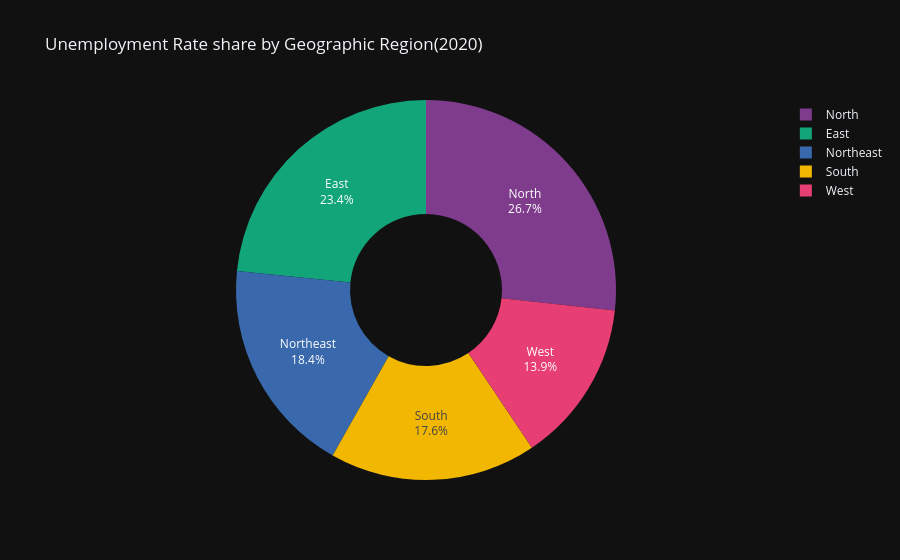

Notebook code cell kept with this figure:
### Markdown cell above
## 14. Region wise analysis (Dataset-2 Geographic)

### Code cell
region_avg=df2.groupby('Region')['Unemployment_Rate'].mean().reset_index()

fig=px.pie(
    region_avg, names='Region', values='Unemployment_Rate',
    title='Unemployment Rate share by Geographic Region(2020)',
    color_discrete_sequence=px.colors.qualitative.Bold,
    template='plotly_dark',
    hole=0.4
)
fig.update_traces(textinfo='label+percent')
fig.show()

### Figure 1 — Plotly figure (JSON) as saved in the notebook; plotly's stock layout.template omitted (floating-point values rounded to 4 significant figures)
{"data": [{"domain": {"x": [0, 1], "y": [0, 1]}, "hole": 0.4, "hovertemplate": "Region=%{label}<br>Unemployment_Rate=%{value}<extra></extra>", "labels": ["East", "North", "Northeast", "South", "West"], "legendgroup": "", "name": "", "showlegend": true, "textinfo": "label+percent", "type": "pie", "values": [13.92, 15.89, 10.95, 10.45, 8.239]}], "layout": {"autosize": true, "legend": {"tracegroupgap": 0}, "piecolorway": ["rgb(127, 60, 141)", "rgb(17, 165, 121)", "rgb(57, 105, 172)", "rgb(242, 183, 1)", "rgb(231, 63, 116)", "rgb(128, 186, 90)", "rgb(230, 131, 16)", "rgb(0, 134, 149)", "rgb(207, 28, 144)", "rgb(249, 123, 114)", "rgb(165, 170, 153)"], "title": {"text": "Unemployment Rate share by Geographic Region(2020)"}}}
